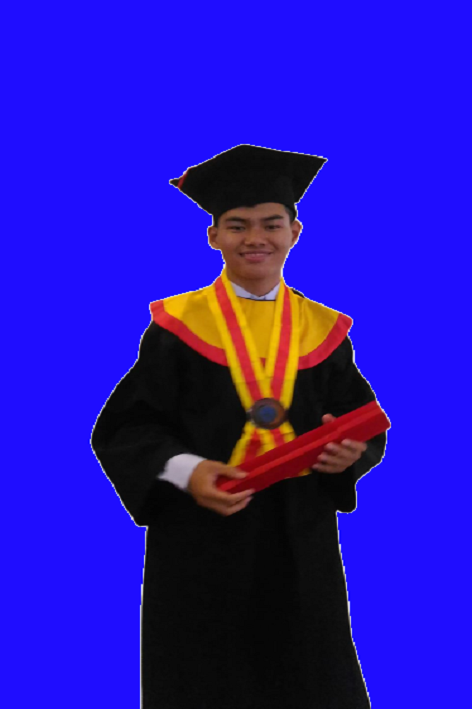
#> input picture pcd-6/wahyu.png, 472 x 709 px
$ jupyter execute 'PCD 6.ipynb'   (older library calls are emulated)
#> lines starting #> are read from the running program, lines starting #| are printed output that depends on the picture; after the words box and inside, x2 and y2 are one past the last pixel; in counts of white or black regions, pixels touching at a corner belong together
[cell 1]
import cv2
import numpy as np
from skimage import io
from skimage import exposure
from pylab import *
img = io.imread("wahyu.png")
#> img is the input picture: shape (709, 472, 3); mean R, G, B 40.1, 20.4, 179.2
_, img0 = cv2.threshold(img, 100, 255, 0)
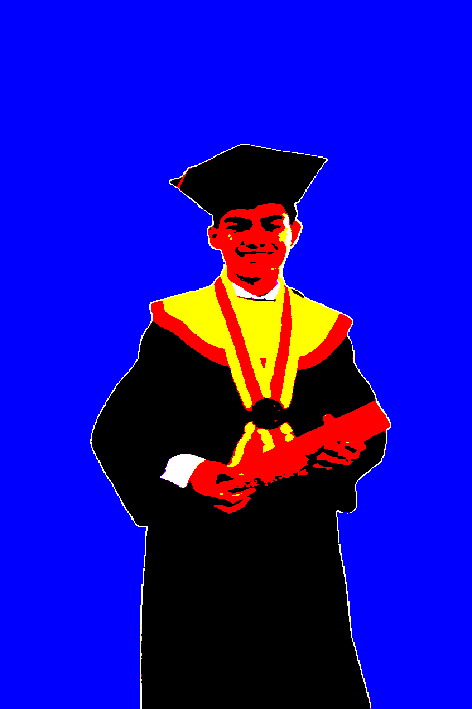
#> img0: shape (709, 472, 3); mean R, G, B 23.1, 10.1, 174.7
_, img1 = cv2.threshold(img, 100, 255, 1)
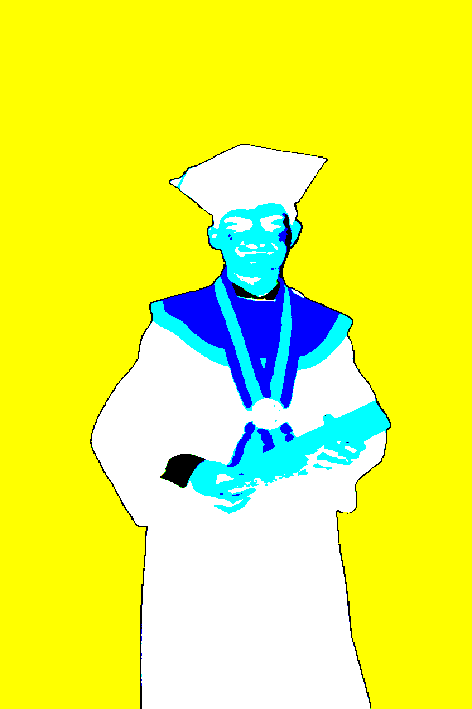
#> img1: shape (709, 472, 3); mean R, G, B 231.9, 244.9, 80.3
figure(0)
io.imshow(img0)
figure(1)
io.imshow(img1)

[cell 2]
import cv2 as cv
import numpy as np
from matplotlib import pyplot as plt
img = cv.imread('wahyu.png',0)
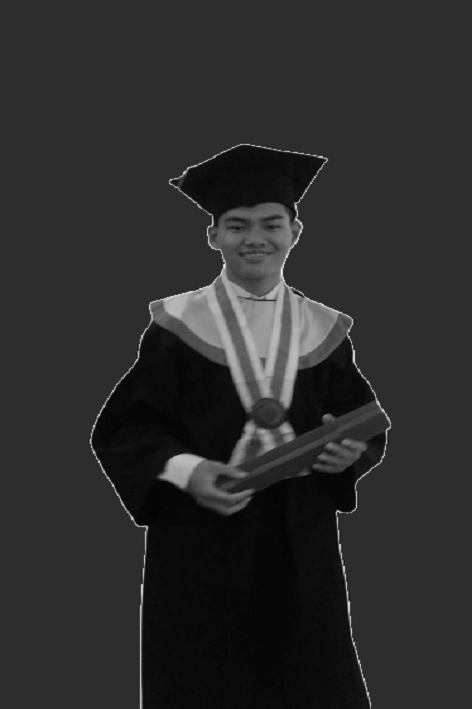
#> img: shape (709, 472); min 2, max 238, mean 43.7
# global thresholding
ret1,th1 = cv.threshold(img,127,255,cv.THRESH_BINARY)
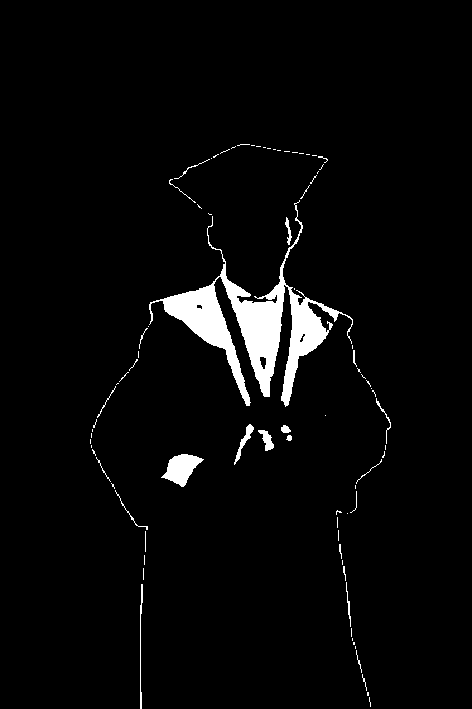
#> th1: shape (709, 472); 3.4% white; 83 white regions (58 under 20 px), largest, box (x1, y1, x2, y2) and area: (149, 200, 353, 407) 9056, (161, 454, 204, 487) 760, (234, 424, 254, 465) 191
# Otsu's thresholding
ret2,th2 = cv.threshold(img,0,255,cv.THRESH_BINARY+cv.THRESH_OTSU)
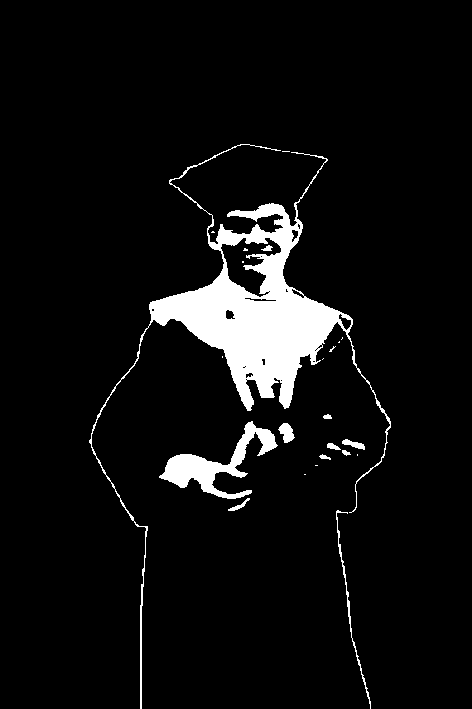
#> th2: shape (709, 472); 6.2% white; 23 white regions (12 under 20 px), largest, box (x1, y1, x2, y2) and area: (89, 144, 391, 709) 16989, (159, 421, 278, 499) 2708, (336, 510, 371, 709) 363
#> ret2 = 85
# Otsu's thresholding after Gaussian filtering
blur = cv.GaussianBlur(img,(5,5),0)
ret3,th3 = cv.threshold(blur,0,255,cv.THRESH_BINARY+cv.THRESH_OTSU)
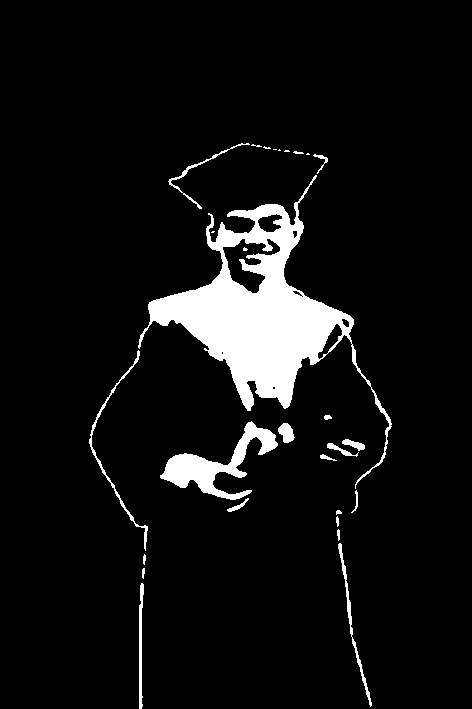
#> th3: shape (709, 472); 7% white; 28 white regions (8 under 20 px), largest, box (x1, y1, x2, y2) and area: (138, 175, 392, 489) 17841, (160, 421, 278, 500) 2856, (89, 350, 148, 551) 549
#> ret3 = 80
# plot all the images and their histograms
images = [img, 0, th1,
          img, 0, th2,
          blur, 0, th3]
titles = ['Original Noisy Image','Histogram','Global Thresholding (v=127)',
          'Original Noisy Image','Histogram',"Otsu's Thresholding",
          'Gaussian filtered Image','Histogram',"Otsu's Thresholding"]
for i in range(3):
    plt.subplot(3,3,i*3+1),plt.imshow(images[i*3],'gray')
    plt.title(titles[i*3]), plt.xticks([]), plt.yticks([])
    plt.subplot(3,3,i*3+2),plt.hist(images[i*3].ravel(),256)
    plt.title(titles[i*3+1]), plt.xticks([]), plt.yticks([])
    plt.subplot(3,3,i*3+3),plt.imshow(images[i*3+2],'gray')
    plt.title(titles[i*3+2]), plt.xticks([]), plt.yticks([])
plt.show()
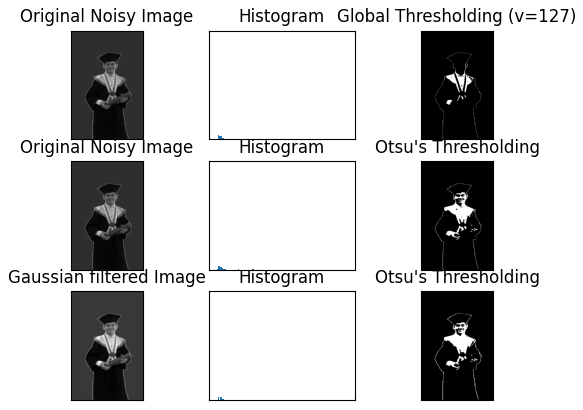
#> figure drawn by matplotlib, 9 panels

[cell 3]
import cv2
import numpy as np
from skimage import io
from skimage import exposure
from pylab import *
img = io.imread("wahyu.png")

cv2.GaussianBlur(img, (3, 3), 0)
konversi = cv2.cvtColor(img, cv2.COLOR_BGR2GRAY)
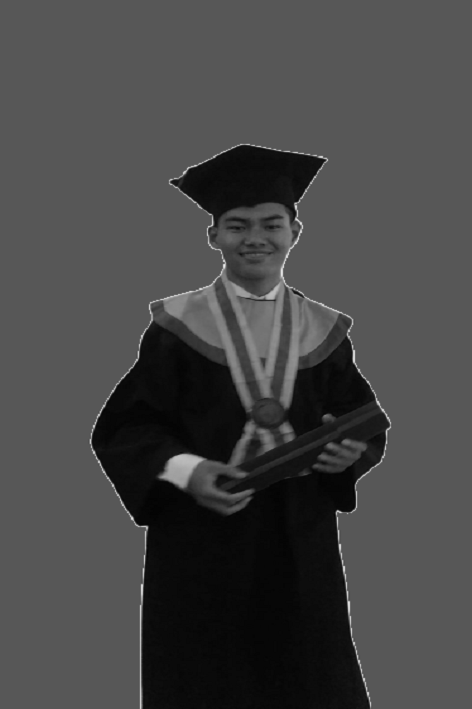
#> konversi: shape (709, 472); min 2, max 236, mean 69.9

grad_x = cv2.Sobel(konversi, cv2.CV_16S, 1, 0, ksize=3, scale=1, delta=0,
                  borderType=cv2.BORDER_DEFAULT)
grad_Y = cv2.Sobel(konversi, cv2.CV_16S, 0, 1, ksize=3, scale=1, delta=0,
                  borderType=cv2.BORDER_DEFAULT)
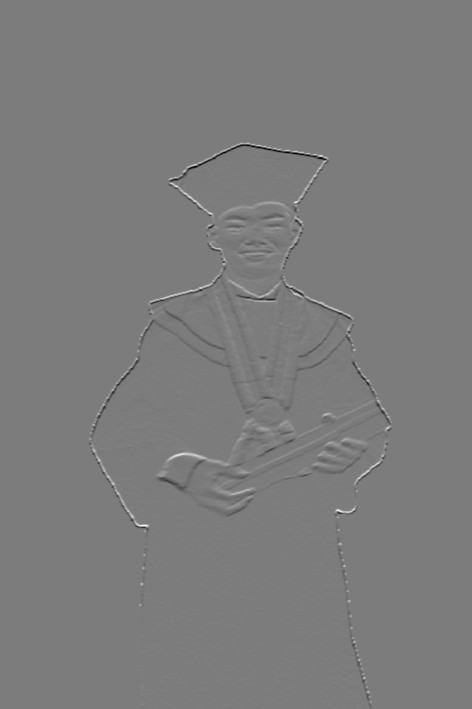
#> grad_Y: shape (709, 472) int16; min -703, max 735, mean -0.4; drawn with min black and max white
abs_grad_x = cv2.convertScaleAbs(grad_x)
abs_grad_y = cv.convertScaleAbs(grad_Y)
grad = cv.addWeighted(abs_grad_x, 0.5, abs_grad_y, 0.5, 0)

io.imshow(grad)

[cell 4]
src1 = cv2.imread("wahyu.png")
src = cv2.cvtColor(src1,cv.COLOR_BGR2GRAY)
src_hits = cv2.equalizeHist(src)
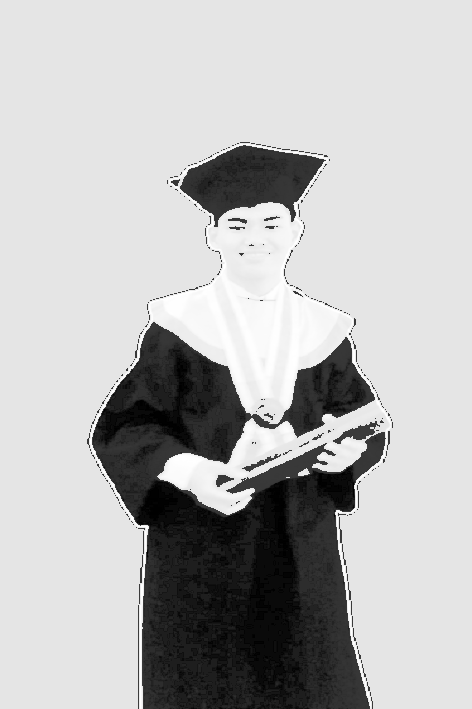
#> src_hits: shape (709, 472); min 0, max 255, mean 184.5
figure (0)
io.imshow(src1)
figure (1)
io.imshow(src)
figure (2)
io.imshow(src_hits)
